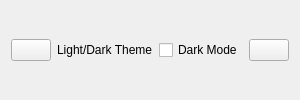
     <widget class="QWidget" name="footer" native="true">
      <layout class="QHBoxLayout" name="horizontalLayout">
       <item alignment="Qt::AlignLeft">
        <widget class="QPushButton" name="pushButton">
         <property name="text">
          <string/>
         </property>
         <property name="icon">
          <iconset resource="QSS/QSS_Resources.qrc">
           <normaloff>:/icons/Icons/align-justify.png</normaloff>:/icons/Icons/align-justify.png</iconset>
         </property>
        </widget>
       </item>
       <item alignment="Qt::AlignRight">
        <widget class="QLabel" name="label_19">
         <property name="text">
          <string>Light/Dark Theme</string>
         </property>
        </widget>
       </item>
       <item>
        <widget class="QCheckBox" name="checkBox">
         <property name="text">
          <string>Dark Mode</string>
         </property>
         <property name="icon">
          <iconset resource="QSS/QSS_Resources.qrc">
           <normaloff>:/icons/Icons/box.png</normaloff>:/icons/Icons/box.png</iconset>
         </property>
        </widget>
       </item>
       <item alignment="Qt::AlignRight">
        <widget class="QPushButton" name="show_hide_user_account">
         <property name="text">
          <string/>
         </property>
         <property name="icon">
          <iconset resource="QSS/QSS_Resources.qrc">
           <normaloff>:/icons/Icons/user.png</normaloff>:/icons/Icons/user.png</iconset>
         </property>
        </widget>
       </item>
      </layout>
     </widget>
